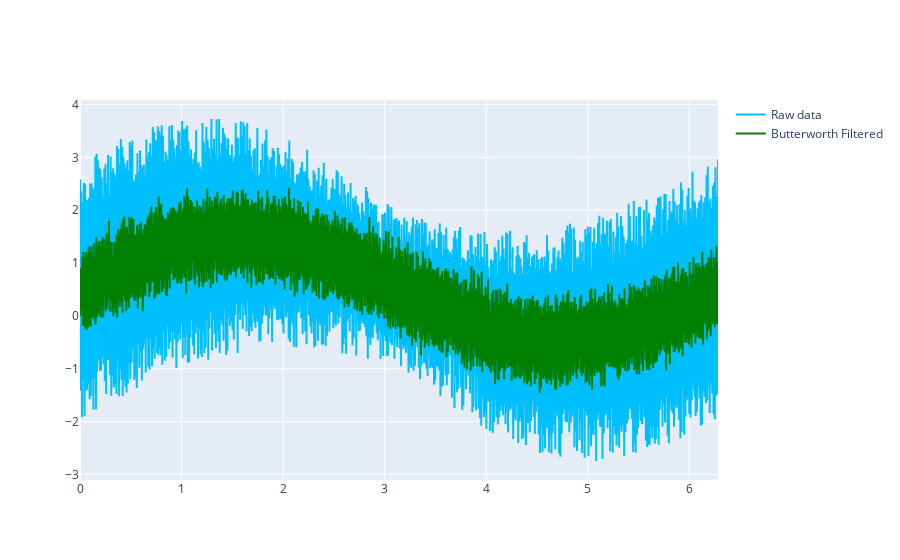

The cell this chart's notebook holds for it:
### Code cell
import pandas as pd
import numpy as np
from scipy.signal import butter, lfilter
from typing import List, Union
CUTOFF = 250
ORDER = 6

def butter_lowpass(cutoff, fs, order=5) -> List[Union[np.ndarray, np.ndarray]]:
    nyq = 0.5 * fs
    normal_cutoff = cutoff / nyq
    b, a = butter(order, normal_cutoff, btype='low', analog=False)
    return [b, a]

def butter_lowpass_filter(data, cutoff, fs, order=5):
    b, a = butter_lowpass(cutoff, fs, order=order)
    y = lfilter(b, a, data)
    return y


def get_period(n: int) -> int:
    for index in range(2,int(np.sqrt(n))+1):
        if (n%index) == 0:
            return index
    return 1

def lowpass(data_series: pd.Series) -> pd.Series:
    T = get_period(data_series.shape[0])
    fs = data_series.shape[0]//T

    filtered = butter_lowpass_filter(data_series, CUTOFF, fs, ORDER)

    return filtered

x = np.linspace(0, 2*np.pi, 5000)
y = np.sin(x) + np.cos(500*x) + np.cos(2500*x) + np.random.random(5000)

y_filtered = lowpass(y)
fig = go.Figure([
        go.Scatter(
        x = x,
        y = y,
        mode = 'lines',
        line_color = 'deepskyblue',
        name="Raw data"
    ),
        go.Scatter(
        x = x,
        y = y_filtered,
        mode = 'lines',
        line_color = 'green',
        name = "Butterworth Filtered"
    ),
    ])

fig.show()

### Figure 1 — Plotly figure (JSON) as saved in the notebook; plotly's stock layout.template omitted (floating-point values rounded to 4 significant figures; data arrays with more than 128 entries replaced by an {"elided": "..."} marker saying what was removed)
{"data": [{"line": {"color": "deepskyblue"}, "mode": "lines", "name": "Raw data", "type": "scatter", "x": {"elided": "5000 float values"}, "y": {"elided": "5000 float values"}}, {"line": {"color": "green"}, "mode": "lines", "name": "Butterworth Filtered", "type": "scatter", "x": {"elided": "5000 float values"}, "y": {"elided": "5000 float values"}}], "layout": {}}
